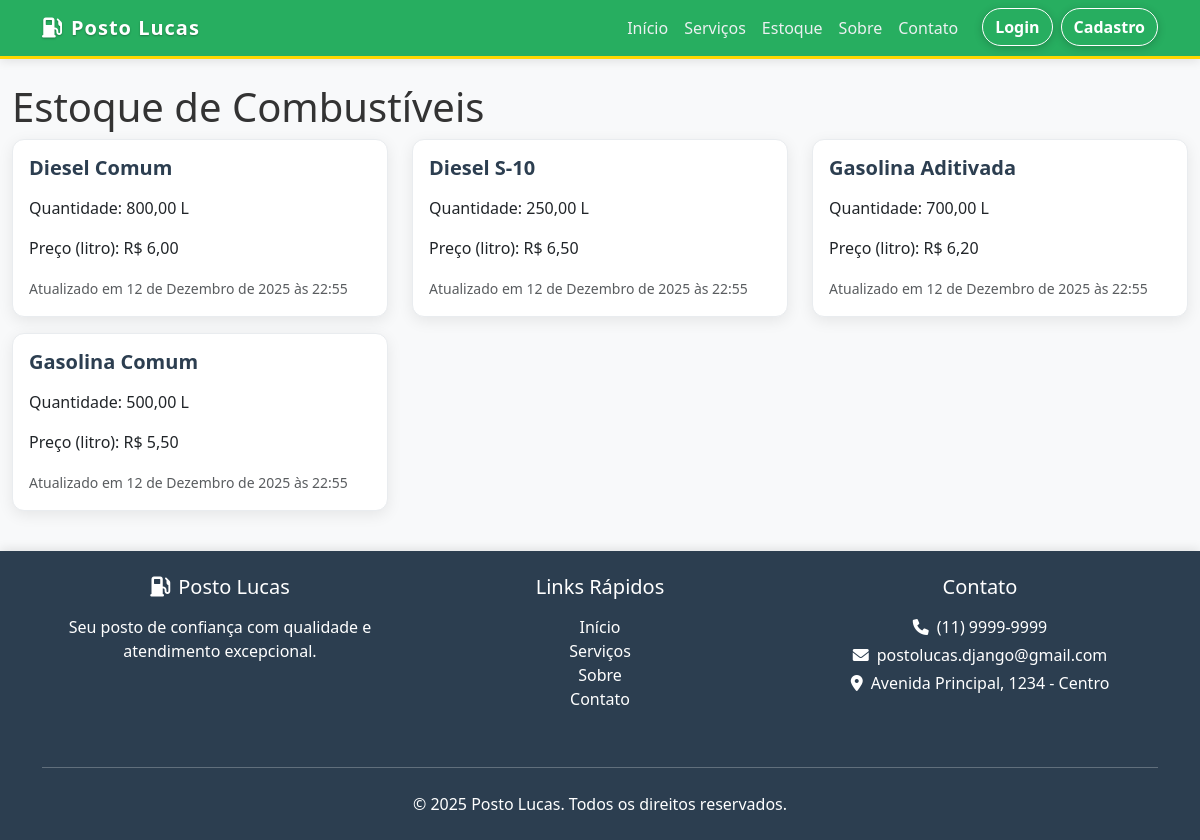
/gerenciamento/estoque/visivel/, run on an earlier commit of the app's database.
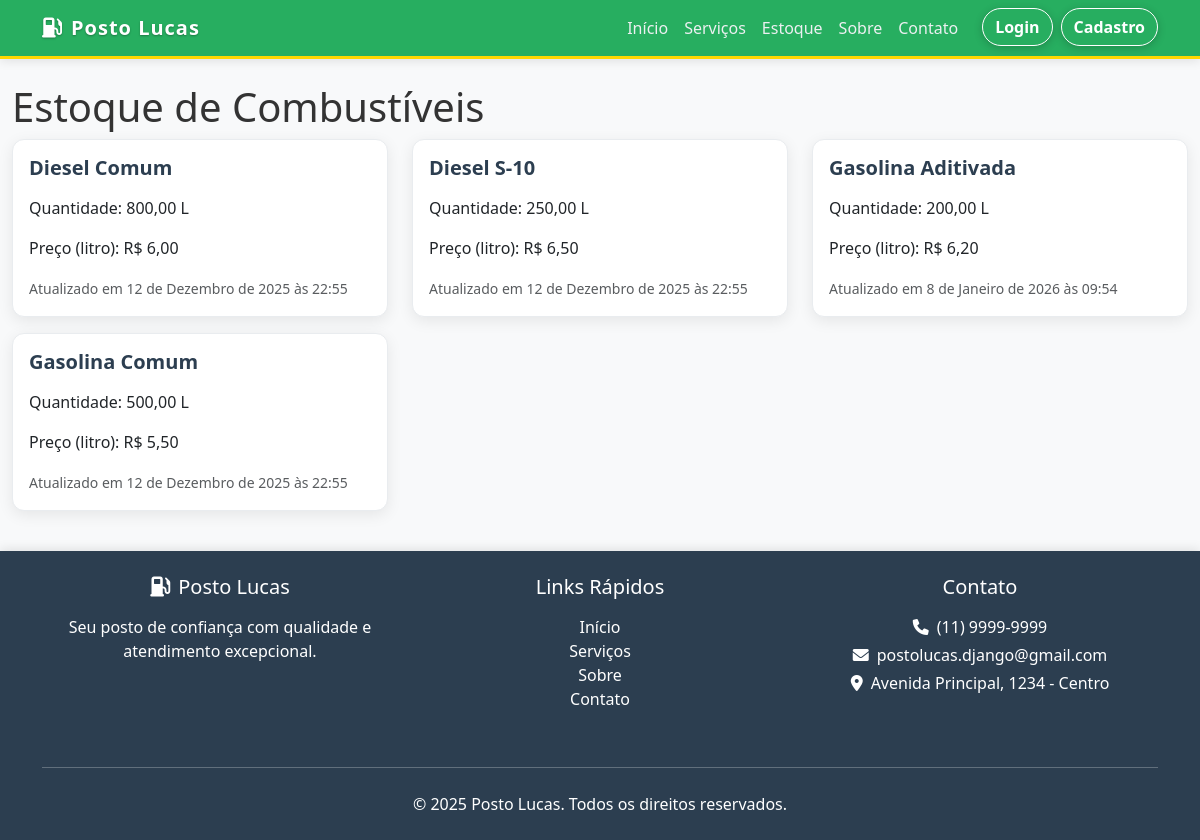
And on a later commit of the database.
### apps/gerenciamento/models.py (models this page shows, shortened)
class EstoqueGasolina(models.Model):
    TIPOS_COMBUSTIVEL = [
        ('GAS_COMUM', 'Gasolina Comum'),
        ('GAS_ADITIVADA', 'Gasolina Aditivada'),
        ('DIESEL_COMUM', 'Diesel Comum'),
        ('DIESEL_S10', 'Diesel S-10'),
        ('ETANOL', 'Etanol'),
    ]
    tipo = models.CharField(
        max_length=20,
        choices=TIPOS_COMBUSTIVEL,
        unique=True,
        verbose_name="Tipo de Combustível"
    )
    quantidade_litros = models.DecimalField(
        max_digits=10,
        decimal_places=2,
        default=Decimal('0.00'),
        verbose_name="Estoque (Litros)"
    )
    preco_atual_litro = models.DecimalField(
        max_digits=10,
        decimal_places=2,
        default=Decimal('0.00'),
        verbose_name="Preço Atual por Litro (R$)"
    )
    data_ultima_atualizacao = models.DateTimeField(
        auto_now=True,
        verbose_name="Última Atualização"
    )
    class Meta:
        verbose_name = "Estoque de Combustível"
        verbose_name_plural = "Estoque de Combustíveis"

### apps/gerenciamento/views.py (the view)
# urls.py: path('estoque/visivel/', views.estoque_visivel_view, name='estoque_visivel'),
def estoque_visivel_view(request):
    estoques = EstoqueGasolina.objects.all().order_by('tipo')
    context = {
        'estoques': estoques,
        'titulo': 'Estoque de Combustíveis'
    }
    return render(request, 'gerenciamento/estoque_visivel.html', context)

### templates/gerenciamento/estoque_visivel.html
{% extends 'shared/base.html' %} {% block content %}
<h1>{{ titulo }}</h1>
<div class="row">
    {% for item in estoques %}
    <div class="col-md-4 mb-3">
    <div class="card">
        <div class="card-body">
        <h5 class="card-title">{{ item.get_tipo_display }}</h5>
        <p class="card-text">Quantidade: {{ item.quantidade_litros }} L</p>
        <p class="card-text">Preço (litro): R$ {{ item.preco_atual_litro }}</p>
        {% if item.data_ultima_atualizacao %}
        <small class="text-muted"
            >Atualizado em {{ item.data_ultima_atualizacao }}</small
        >
        {% endif %}
        </div>
    </div>
    </div>
    {% empty %}
    <p>Não há combustíveis cadastrados no momento.</p>
    {% endfor %}
</div>
{% endblock %}

What changed in the data, as far as the page shows it:
changed EstoqueGasolina "Gasolina Aditivada": quantidade_litros "700,00" → "200,00"; data_ultima_atualizacao "12 de Dezembro de 2025 às 22:55" → "8 de Janeiro de 2026 às 09:54"
